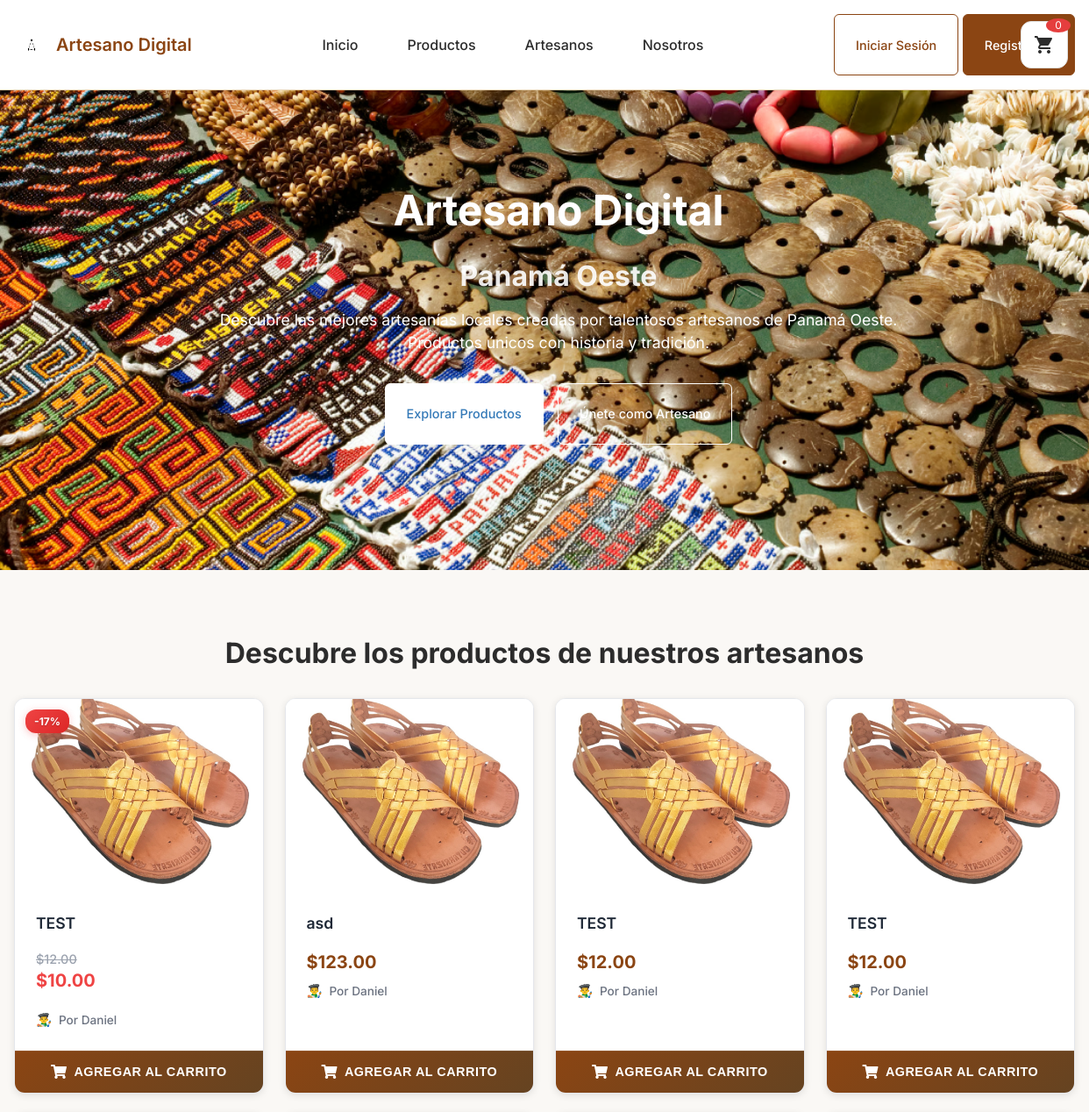
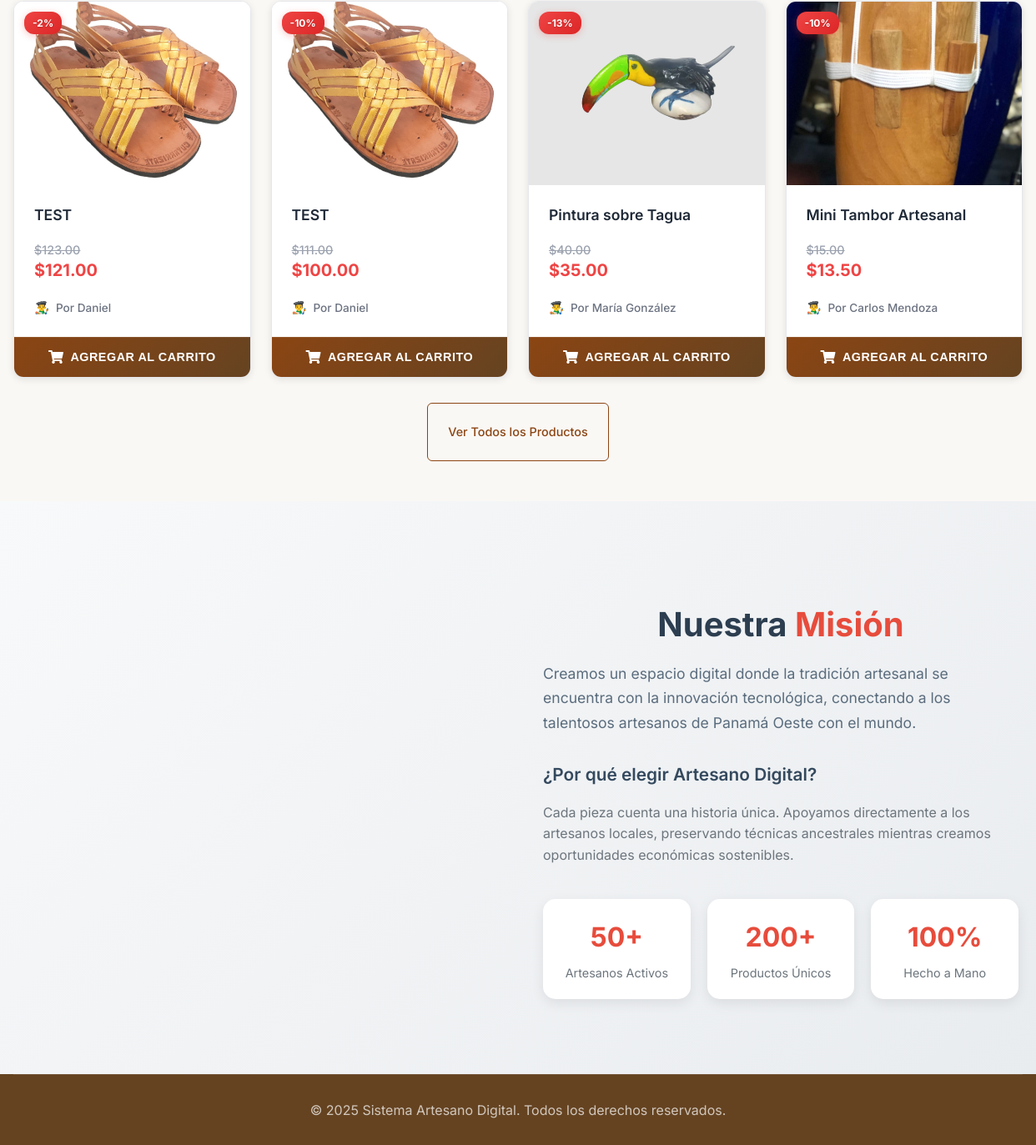
The page / on the database its author committed (2 pictures, top to bottom).
### tables this page shows
CREATE TABLE `productos` (
  `id_producto` int(11) NOT NULL,
  `id_tienda` int(11) NOT NULL,
  `nombre` varchar(100) NOT NULL,
  `descripcion` text DEFAULT NULL,
  `precio` decimal(10,2) NOT NULL,
  `descuento` decimal(10,2) DEFAULT 0.00,
  `imagen` varchar(255) DEFAULT NULL,
  `stock` int(11) DEFAULT 0,
  `activo` tinyint(1) DEFAULT 1,
  `fecha_creacion` datetime DEFAULT current_timestamp()
);

CREATE TABLE `usuarios` (
  `id_usuario` int(11) NOT NULL,
  `nombre` varchar(100) NOT NULL,
  `correo` varchar(150) NOT NULL,
  `telefono` varchar(20) DEFAULT NULL,
  `direccion` text DEFAULT NULL,
  `contrasena` varchar(255) NOT NULL,
  `tipo_usuario` enum('cliente','artesano') NOT NULL,
  `fecha_registro` datetime DEFAULT current_timestamp(),
  `activo` tinyint(1) DEFAULT 1
);

### patrones/ProductoDecorador.php (called while the page is built, shortened)
<?php
class ProductoBase implements ProductoInterface {
    protected $id;
    protected $nombre;
    protected $descripcion;
    protected $precio;
    protected $stock;
    protected $imagen;
    protected $id_tienda;
    protected $activo;
    public function __construct(array $datos) {
        $this->id = $datos['id_producto'] ?? null;
        $this->nombre = $datos['nombre'] ?? '';
        $this->descripcion = $datos['descripcion'] ?? '';
        $this->precio = floatval($datos['precio'] ?? 0);
        $this->stock = intval($datos['stock'] ?? 0);
        $this->imagen = $datos['imagen'] ?? '';
        $this->id_tienda = $datos['id_tienda'] ?? null;
        $this->activo = isset($datos['activo']) ? (bool)$datos['activo'] : true;
    }
    public function obtenerPrecio(): float {
        return $this->precio;
    }
    public function obtenerDetalles(): array {
        return [
            'id_producto' => $this->id,
            'nombre' => $this->nombre,
            'descripcion' => $this->descripcion,
            'precio' => $this->precio,
            'precio_final' => $this->precio,
            'stock' => $this->stock,
            'imagen' => $this->imagen,
            'id_tienda' => $this->id_tienda,
            'activo' => $this->activo,
            'tiene_descuento' => false
        ];
    }
}
abstract class ProductoDecorador implements ProductoInterface {
    public function __construct(ProductoInterface $producto) {
        $this->producto = $producto;
    }
}
class ProductoConDescuentoMonto extends ProductoDecorador {
    protected $montoDescuento;
    protected $razonDescuento;
    protected $fechaFinDescuento;
    public function __construct(
        ProductoInterface $producto,
        float $montoDescuento,
        string $razonDescuento = '',
        ?string $fechaFinDescuento = null
    ) {
        $this->montoDescuento = $montoDescuento;
        $this->razonDescuento = $razonDescuento;
        $this->fechaFinDescuento = $fechaFinDescuento;
    }
    public function obtenerPrecio(): float {
        $precioOriginal = $this->producto->obtenerPrecio();
        return max(0, $precioOriginal - $this->montoDescuento);
    }
    public function obtenerDetalles(): array {
        $detalles = $this->producto->obtenerDetalles();
        $precioOriginal = $detalles['precio'];
        $precioFinal = $this->obtenerPrecio();
        $detalles['tiene_descuento'] = true;
        $detalles['precio_original'] = $precioOriginal;
        $detalles['precio_final'] = $precioFinal;
        $detalles['descuento_monto'] = $this->montoDescuento;
        $detalles['razon_descuento'] = $this->razonDescuento;
        $detalles['fecha_fin_descuento'] = $this->fechaFinDescuento;
        return $detalles;
    }
}

### views/inicio.php (the view, shortened to what this page needs)
<?php
$descripcion = $descripcion ?? 'Plataforma de comercio electrónico para artesanos de Panamá Oeste';
?>
<section class="hero" style="background: url('/artesanoDigital/public/hero.png') center center/cover no-repeat; min-height: 400px;">
  <div class="hero-contenido">
    <h1 class="hero-titulo">Artesano Digital</h1>
    <h2 class="hero-subtitulo">Panamá Oeste</h2>
    <p class="hero-descripcion">
      Descubre las mejores artesanías locales creadas por talentosos artesanos de Panamá Oeste.
      Productos únicos con historia y tradición.
    </p>
    <div class="hero-acciones">
      <a href="/artesanoDigital/productos" class="btn btn-primario">Explorar Productos</a>
      <a href="/artesanoDigital/registro"  class="btn btn-secundario">Únete como Artesano</a>
    </div>
  </div>
</section>
<section class="productos-destacados seccion">
  <div class="contenedor">
    <h2 class="seccion-titulo">Descubre los productos de nuestros artesanos</h2>
    <div class="productos-grid">
      <?php
      require_once __DIR__ . '/../patrones/ProductoDecorador.php';
      $pdo = Database::obtenerInstancia()->obtenerConexion();
      $sql = "SELECT p.id_producto, p.nombre AS nombre_producto, p.descripcion, p.precio, p.imagen,
                     p.stock, p.id_tienda, p.activo, t.nombre_tienda, u.nombre AS nombre_artesano,
                     p.descuento
              FROM productos p
              INNER JOIN tiendas t ON p.id_tienda = t.id_tienda
              INNER JOIN usuarios u ON t.id_usuario = u.id_usuario
              WHERE p.activo = 1
              ORDER BY p.fecha_creacion DESC
              LIMIT 8";
      try {
          $stmt = $pdo->prepare($sql);
          $stmt->execute();
          $productos = $stmt->fetchAll(PDO::FETCH_ASSOC);
          if ($productos) {
              foreach ($productos as $row) {
                  $productoBase = new ProductoBase($row);
                  $producto = $productoBase;
                  if (!empty($row['descuento']) && floatval($row['descuento']) > 0) {
                      $descuento = floatval($row['descuento']);
                      $producto = new ProductoConDescuentoMonto(
                          $productoBase,
                          $descuento,
                          'Oferta especial'
                      );
                  }
                  $detalles = $producto->obtenerDetalles();
                  $imagen = !empty($detalles['imagen']) ? "/artesanoDigital/" . $detalles['imagen'] : "/artesanoDigital/public/placeholder.jpg";
                  $tieneDescuento = !empty($row['descuento']) && floatval($row['descuento']) > 0;
                  echo '<div class="producto-tarjeta">';
                  if ($tieneDescuento) {
                      $montoDescuento = floatval($row['descuento']);
                      $precioOriginal = floatval($row['precio']);
                      $porcentajeDescuento = round(($montoDescuento / $precioOriginal) * 100);
                      echo '<span class="badge-descuento">-' . $porcentajeDescuento . '%</span>';
                  }
                  echo '<div class="producto-imagen-container">';
                  echo '  <img src="' . htmlspecialchars($imagen) . '" alt="' . htmlspecialchars($detalles['nombre']) . '" class="producto-imagen">';
                  echo '</div>';
                  echo '<div class="producto-info">';
                  echo '  <h3>' . htmlspecialchars($row['nombre_producto']) . '</h3>';
                  if ($tieneDescuento) {
                      $precioOriginal = floatval($row['precio']);
                      $montoDescuento = floatval($row['descuento']);
                      $precioFinal = $precioOriginal - $montoDescuento;
                      echo '  <div class="producto-precios">';
                      echo '    <span class="precio-original">$' . number_format($precioOriginal, 2) . '</span>';
                      echo '    <span class="precio-descuento">$' . number_format($precioFinal, 2) . '</span>';
                      echo '  </div>';
                  } else {
                      echo '  <p class="producto-precio">$' . number_format($row['precio'], 2) . '</p>';
                  }
                  echo '  <p class="producto-artesano">Por ' . htmlspecialchars($row['nombre_artesano']) . '</p>';
                  echo '</div>';
                  echo '<div class="producto-acciones">';
                  echo '  <button class="btn-carrito-bottom" onclick="agregarAlCarrito(' . $detalles['id_producto'] . ')">';
                  echo '    <i class="fas fa-shopping-cart"></i> Agregar al Carrito';
                  echo '  </button>';
                  echo '</div>';
                  echo '</div>';
              }
          } else {
              echo '<p>No hay productos destacados disponibles.</p>';
          }
      } catch (Exception $e) {
          error_log("Error al cargar productos destacados: " . $e->getMessage());
          try {
              $sql = "SELECT p.id_producto, p.nombre AS nombre_producto, p.descripcion, p.precio,
                         p.imagen, p.descuento, t.nombre_tienda, u.nombre AS nombre_artesano
                  FROM productos p
                  INNER JOIN tiendas t ON p.id_tienda = t.id_tienda
                  INNER JOIN usuarios u ON t.id_usuario = u.id_usuario
                  WHERE p.activo = 1
                  ORDER BY p.fecha_creacion DESC
                  LIMIT 8";
              $stmt = $pdo->prepare($sql);
              $stmt->execute();
              $productos = $stmt->fetchAll(PDO::FETCH_ASSOC);
              if ($productos) {
                  foreach ($productos as $row) {
                      $imagen = !empty($row['imagen']) ? "/artesanoDigital/" . $row['imagen'] : "/artesanoDigital/public/placeholder.jpg";
                      $tieneDescuento = !empty($row['descuento']) && floatval($row['descuento']) > 0;
                      echo '<div class="producto-tarjeta">';
                      if ($tieneDescuento) {
                          $montoDescuento = floatval($row['descuento']);
                          $precioOriginal = floatval($row['precio']);
                          $porcentajeDescuento = round(($montoDescuento / $precioOriginal) * 100);
                          echo '<span class="badge-descuento">-' . $porcentajeDescuento . '%</span>';
                      }
                      echo '<div class="producto-imagen-container">';
                      echo '  <img src="' . htmlspecialchars($imagen) . '" alt="' . htmlspecialchars($row['nombre_producto']) . '" class="producto-imagen">';
                      echo '</div>';
                      echo '<div class="producto-info">';
                      echo '  <h3>' . htmlspecialchars($row['nombre_producto']) . '</h3>';
                      if ($tieneDescuento) {
                          $precioOriginal = floatval($row['precio']);
                          $montoDescuento = floatval($row['descuento']);
                          $precioFinal = $precioOriginal - $montoDescuento;
                          echo '  <div class="producto-precios">';
                          echo '    <span class="precio-original">$' . number_format($precioOriginal, 2) . '</span>';
                          echo '    <span class="precio-descuento">$' . number_format($precioFinal, 2) . '</span>';
                          echo '  </div>';
                      } else {
                          echo '  <p class="producto-precio">$' . number_format($row['precio'], 2) . '</p>';
                      }
                      echo '  <p class="producto-artesano">Por ' . htmlspecialchars($row['nombre_artesano']) . '</p>';
                      echo '</div>';
                      echo '<div class="producto-acciones">';
                      echo '  <button class="btn-carrito-bottom" onclick="agregarAlCarrito(' . $row['id_producto'] . ')">';
                      echo '    <i class="fas fa-shopping-cart"></i> Agregar al Carrito';
                      echo '  </button>';
                      echo '</div>';
                      echo '</div>';
                  }
              } else {
                  echo '<p>No hay productos destacados disponibles.</p>';
              }
          } catch (Exception $e) {
              echo '<p>Error al cargar productos: ' . $e->getMessage() . '</p>';
          }
      }
      ?>
    </div>
    <div class="seccion-accion">
      <a href="/artesanoDigital/productos" class="btn btn-outline">Ver Todos los Productos</a>
    </div>
  </div>
</section>
<section class="sobre-nosotros seccion" style="background: linear-gradient(135deg, #f8f9fa 0%, #e9ecef 100%); padding: 60px 0;">
  <div class="contenedor">
    <div class="sobre-contenido" style="display: grid; grid-template-columns: 1fr 1fr; gap: 60px; align-items: center; max-width: 1200px; margin: 0 auto;">
      <div class="sobre-imagen" style="order: 1;">
        <img src="/artesanoDigital/public/about.png" alt="Artesanos de Panamá Oeste"
             style="width: 100%; height: auto; border-radius: 20px; box-shadow: 0 20px 40px rgba(0,0,0,0.1); transform: rotate(-2deg); transition: transform 0.3s ease; opacity: 0.9;">
      </div>
      <div class="sobre-texto" style="order: 2;">
        <h2 class="sobre-titulo" style="font-size: 2.5rem; font-weight: 700; color: #2c3e50; margin-bottom: 20px; line-height: 1.2;">
          Nuestra <span style="color: #e74c3c;">Misión</span>
        </h2>
        <p style="font-size: 1.1rem; color: #5a6c7d; line-height: 1.7; margin-bottom: 30px;">
          Creamos un espacio digital donde la tradición artesanal se encuentra con la innovación tecnológica,
          conectando a los talentosos artesanos de Panamá Oeste con el mundo.
        </p>
        <div style="margin-bottom: 40px;">
          <h3 style="font-size: 1.3rem; color: #34495e; margin-bottom: 15px; font-weight: 600;">¿Por qué elegir Artesano Digital?</h3>
          <p style="color: #6c757d; line-height: 1.6;">
            Cada pieza cuenta una historia única. Apoyamos directamente a los artesanos locales,
            preservando técnicas ancestrales mientras creamos oportunidades económicas sostenibles.
          </p>
        </div>
        <div class="stats-mini" style="display: grid; grid-template-columns: repeat(3, 1fr); gap: 20px; margin-top: 30px;">
          <div style="text-align: center; padding: 20px; background: white; border-radius: 15px; box-shadow: 0 5px 15px rgba(0,0,0,0.08);">
            <div style="font-size: 2rem; font-weight: 700; color: #e74c3c; margin-bottom: 5px;">50+</div>
            <div style="font-size: 0.9rem; color: #6c757d;">Artesanos Activos</div>
          </div>
          <div style="text-align: center; padding: 20px; background: white; border-radius: 15px; box-shadow: 0 5px 15px rgba(0,0,0,0.08);">
            <div style="font-size: 2rem; font-weight: 700; color: #e74c3c; margin-bottom: 5px;">200+</div>
            <div style="font-size: 0.9rem; color: #6c757d;">Productos Únicos</div>
          </div>
          <div style="text-align: center; padding: 20px; background: white; border-radius: 15px; box-shadow: 0 5px 15px rgba(0,0,0,0.08);">
            <div style="font-size: 2rem; font-weight: 700; color: #e74c3c; margin-bottom: 5px;">100%</div>
            <div style="font-size: 0.9rem; color: #6c757d;">Hecho a Mano</div>
          </div>
        </div>
      </div>
    </div>
  </div>
</section>
<?php
include __DIR__ . '/layouts/base.php';
?>
<link rel="stylesheet" href="/artesanoDigital/assets/css/inicio.css">

### assets/css/estilos.css (style rules this page uses)
:root { --color-crema-claro: #faf8f5; --color-crema: #f5e6d3; --color-beige: #e8d5b7; --color-marfil: #f8f6f0; --color-tostado: #d4a574; --color-marron: #8b4513; --color-marron-oscuro: #654321; --color-blanco-suave: #fefefe; --color-gris-suave: #f0f0f0; --color-texto-principal: #2c2c2c; --color-texto-secundario: #666666; --color-exito: #4caf50; --color-error: #f44336; --color-advertencia: #ff9800; --color-info: #2196f3; --fuente-principal: "Inter", -apple-system, BlinkMacSystemFont, "Segoe UI", Roboto, sans-serif; --peso-ligero: 300; --peso-normal: 400; --peso-medio: 500; --peso-semi-negrita: 600; --peso-negrita: 700; --espaciado-xs: 0.25rem; --espaciado-sm: 0.5rem; --espaciado-md: 1rem; --espaciado-lg: 1.5rem; --espaciado-xl: 2rem; --espaciado-2xl: 3rem; --radio-sm: 4px; --radio-md: 8px; --radio-lg: 12px; --radio-xl: 16px; --sombra-sm: 0 1px 2px rgba(0, 0, 0, 0.05); --sombra-md: 0 4px 6px rgba(0, 0, 0, 0.07); --sombra-lg: 0 10px 15px rgba(0, 0, 0, 0.1); --sombra-xl: 0 20px 25px rgba(0, 0, 0, 0.15); --transicion-rapida: 0.15s ease-in-out; --transicion-normal: 0.3s ease-in-out; --transicion-lenta: 0.5s ease-in-out; }
.contenedor { max-width: 1200px; margin: 0 auto; padding: 0 var(--espaciado-md); }

### views/layouts/base.php (style rules this page uses)
html { color-scheme: light !important; }
body { background-color: #faf8f5 !important; color: #2c2c2c !important; font-family: 'Inter', sans-serif; }

### rows shown on the page
productos: porcentajeDescuento "17", imagen (picture), nombre "TEST", precio "12.00", precioFinal "10.00", usuarios.nombre "Daniel"
productos: imagen (picture), nombre "asd", precio "123.00", usuarios.nombre "Daniel"
productos: imagen (picture), nombre "TEST", precio "12.00", usuarios.nombre "Daniel"
productos: imagen (picture), nombre "TEST", precio "12.00", usuarios.nombre "Daniel"
productos: porcentajeDescuento "2", imagen (picture), nombre "TEST", precio "123.00", precioFinal "121.00", usuarios.nombre "Daniel"
productos: porcentajeDescuento "10", imagen (picture), nombre "TEST", precio "111.00", precioFinal "100.00", usuarios.nombre "Daniel"
productos: porcentajeDescuento "13", imagen (picture), nombre "Pintura sobre Tagua", precio "40.00", precioFinal "35.00", usuarios.nombre "María González"
productos: porcentajeDescuento "10", imagen (picture), nombre "Mini Tambor Artesanal", precio "15.00", precioFinal "13.50", usuarios.nombre "Carlos Mendoza"

### other values the page prints
$carrito_count "0"
